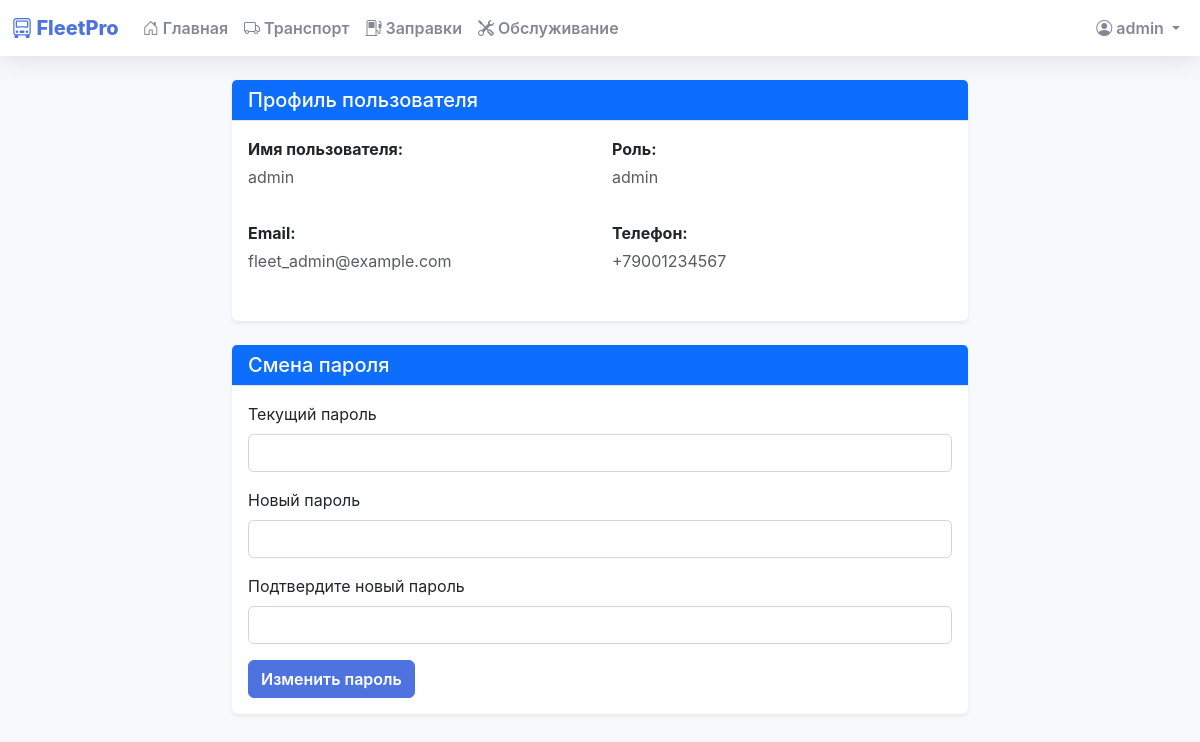
The app's page /profile (signed in) with its own data.
### models.py (models this page shows, shortened)
class User(db.Model, UserMixin):
    id = db.Column(db.Integer, primary_key=True)
    username = db.Column(db.String(80), unique=True, nullable=False)
    password = db.Column(db.String(120), nullable=False)
    role = db.Column(db.String(20), nullable=False, default='user')
    email = db.Column(db.String(120), unique=True, nullable=False)
    phone = db.Column(db.String(20), nullable=False)
    created_at = db.Column(db.DateTime, default=datetime.utcnow)

### app.py (the view)
@app.route('/profile')
@login_required
def profile():
    total_fuelings = FuelRecord.query.count()
    total_maintenance = MaintenanceRecord.query.count()
    if current_user.role in ['admin', 'manager']:
        total_vehicles = Vehicle.query.count()
        total_expenses = db.session.query(
            db.func.coalesce(db.func.sum(FuelRecord.fuel_cost), 0) +
            db.func.coalesce(db.func.sum(MaintenanceRecord.cost), 0)
        ).scalar()
    else:
        total_vehicles = 0
        total_expenses = 0
    return render_template('profile.html',
                         total_fuelings=total_fuelings,
                         total_maintenance=total_maintenance,
                         total_vehicles=total_vehicles,
                         total_expenses=total_expenses)

### app.py (called while the page is built)
@login_manager.user_loader
def load_user(user_id):
    return User.query.get(int(user_id))

### templates/profile.html (shortened to what this page needs)
{% extends "base.html" %}
{% block content %}
<div class="container mt-4">
    <div class="row">
        <div class="col-md-8 mx-auto">
            <div class="card shadow-sm">
                <div class="card-header bg-primary text-white">
                    <h5 class="mb-0">Профиль пользователя</h5>
                </div>
                <div class="card-body">
                    <div class="row mb-3">
                        <div class="col-md-6">
                            <p class="mb-1"><strong>Имя пользователя:</strong></p>
                            <p class="text-muted">{{ current_user.username }}</p>
                        </div>
                        <div class="col-md-6">
                            <p class="mb-1"><strong>Роль:</strong></p>
                            <p class="text-muted">{{ current_user.role }}</p>
                        </div>
                    </div>
                    <div class="row mb-3">
                        <div class="col-md-6">
                            <p class="mb-1"><strong>Email:</strong></p>
                            <p class="text-muted">{{ current_user.email }}</p>
                        </div>
                        <div class="col-md-6">
                            <p class="mb-1"><strong>Телефон:</strong></p>
                            <p class="text-muted">{{ current_user.phone }}</p>
                        </div>
                    </div>
                </div>
            </div>
            <div class="card shadow-sm mt-4">
                <div class="card-header bg-primary text-white">
                    <h5 class="mb-0">Смена пароля</h5>
                </div>
                <div class="card-body">
                    <form method="POST" action="{{ url_for('change_password') }}">
                        <div class="mb-3">
                            <label for="current_password" class="form-label">Текущий пароль</label>
                            <input type="password" class="form-control" id="current_password" name="current_password" required>
                        </div>
                        <div class="mb-3">
                            <label for="new_password" class="form-label">Новый пароль</label>
                            <input type="password" class="form-control" id="new_password" name="new_password" required>
                        </div>
                        <div class="mb-3">
                            <label for="confirm_password" class="form-label">Подтвердите новый пароль</label>
                            <input type="password" class="form-control" id="confirm_password" name="confirm_password" required>
                        </div>
                        <button type="submit" class="btn btn-primary">Изменить пароль</button>
                    </form>
                </div>
            </div>
        </div>
    </div>
</div>
{% endblock %}

### templates/base.html (shortened to what this page needs)
<!DOCTYPE html>
<html lang="ru">
<head>
    <link href="https://cdn.jsdelivr.net/npm/bootstrap@5.3.0/dist/css/bootstrap.min.css" rel="stylesheet">
    <link rel="stylesheet" href="https://cdn.jsdelivr.net/npm/bootstrap-icons@1.11.0/font/bootstrap-icons.css">
</head>
<body>
    {% if current_user.is_authenticated %}
    <nav class="navbar navbar-expand-lg navbar-light mb-4">
        <div class="container-fluid">
            <span class="navbar-brand">
                <i class="bi bi-truck-front"></i> FleetPro
            </span>
            <div class="collapse navbar-collapse" id="navbarNav">
                <ul class="navbar-nav me-auto">
                    <li class="nav-item">
                        <a class="nav-link" href="{{ url_for('index') }}">
                            <i class="bi bi-house-door"></i> Главная
                        </a>
                    </li>
                    <li class="nav-item">
                        <a class="nav-link" href="{{ url_for('vehicles_list') }}">
                            <i class="bi bi-truck"></i> Транспорт
                        </a>
                    </li>
                    <li class="nav-item">
                        <a class="nav-link" href="{{ url_for('fuel') }}">
                            <i class="bi bi-fuel-pump"></i> Заправки
                        </a>
                    </li>
                    <li class="nav-item">
                        <a class="nav-link" href="{{ url_for('maintenance') }}">
                            <i class="bi bi-tools"></i> Обслуживание
                        </a>
                    </li>
                </ul>
                <ul class="navbar-nav">
                    <li class="nav-item dropdown">
                        <a class="nav-link dropdown-toggle" href="#" id="navbarDropdown" role="button" data-bs-toggle="dropdown">
                            <i class="bi bi-person-circle"></i> {{ current_user.username }}
                        </a>
                    </li>
                </ul>
            </div>
        </div>
    </nav>
    {% endif %}
    <div class="container-fluid">
        {% block content %}{% endblock %}
    </div>
</body>
</html>

### templates/base.html (style rules this page uses)
:root { --primary-color: #4e73df; --secondary-color: #858796; --success-color: #1cc88a; --info-color: #36b9cc; --warning-color: #f6c23e; --danger-color: #e74a3b; --light-color: #f8f9fc; --dark-color: #5a5c69; }
body { background-color: #f8f9fc; font-family: 'Nunito', -apple-system, BlinkMacSystemFont, "Segoe UI", Roboto, "Helvetica Neue", Arial, sans-serif; }
.navbar { background-color: #fff; box-shadow: 0 0.15rem 1.75rem 0 rgba(58, 59, 69, 0.15); }
.navbar-brand { font-weight: 800; color: var(--primary-color); }
.nav-link { color: var(--secondary-color); font-weight: 600; }
.card { border: none; box-shadow: 0 0.15rem 1.75rem 0 rgba(58, 59, 69, 0.15); transition: transform 0.2s; }
.card-header { background-color: #fff; border-bottom: 1px solid #e3e6f0; }
.btn { font-weight: 600; padding: 0.375rem 0.75rem; }
.btn-primary { background-color: var(--primary-color); border-color: var(--primary-color); }
.form-control { border: 1px solid #d1d3e2; border-radius: 0.35rem; }

### records on screen
User: username "admin", role "admin", email "fleet_admin@example.com", phone "+79001234567"
